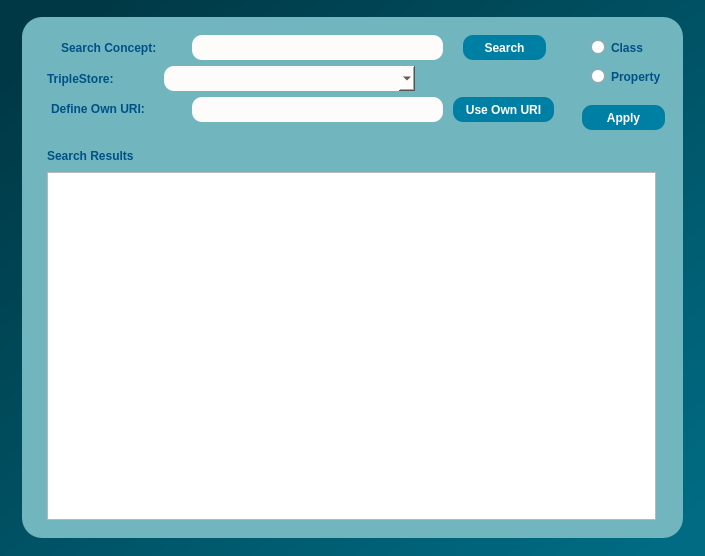
<?xml version="1.0" encoding="UTF-8"?>
<ui version="4.0">
 <class>SearchDialog</class>
 <widget class="QDialog" name="SearchDialog">
  <property name="geometry">
   <rect>
    <x>0</x>
    <y>0</y>
    <width>705</width>
    <height>556</height>
   </rect>
  </property>
  <property name="maximumSize">
   <size>
    <width>705</width>
    <height>556</height>
   </size>
  </property>
  <property name="windowTitle">
   <string>Dialog</string>
  </property>
  <property name="styleSheet">
   <string notr="true">QObject#SearchDialog{
background-color:qlineargradient(spread:pad, x1:0, y1:0, x2:1, y2:1, stop:0.0795455 rgba(0, 57, 70, 255), stop:0.5625 rgba(0, 85, 104, 255), stop:0.954545 rgba(0, 107, 131, 255));}</string>
  </property>
  <layout class="QGridLayout" name="gridLayout_4">
   <item row="0" column="0">
    <widget class="QFrame" name="frame">
     <property name="minimumSize">
      <size>
       <width>661</width>
       <height>521</height>
      </size>
     </property>
     <property name="maximumSize">
      <size>
       <width>661</width>
       <height>521</height>
      </size>
     </property>
     <property name="styleSheet">
      <string notr="true">QObject#frame{
	background-color:qlineargradient(spread:pad, x1:0, y1:0, x2:1, y2:1, stop:0.0113636 rgba(113, 181, 190, 255));
	
border-radius:20px;}
</string>
     </property>
     <property name="frameShape">
      <enum>QFrame::StyledPanel</enum>
     </property>
     <property name="frameShadow">
      <enum>QFrame::Raised</enum>
     </property>
     <layout class="QGridLayout" name="gridLayout_5">
      <item row="0" column="0" rowspan="2">
       <widget class="QWidget" name="widget_3" native="true">
        <property name="maximumSize">
         <size>
          <width>531</width>
          <height>111</height>
         </size>
        </property>
        <layout class="QGridLayout" name="gridLayout_3">
         <item row="0" column="0">
          <layout class="QHBoxLayout" name="horizontalLayout_3">
           <item>
            <widget class="QLabel" name="conceptSearchLabel">
             <property name="minimumSize">
              <size>
               <width>111</width>
               <height>17</height>
              </size>
             </property>
             <property name="maximumSize">
              <size>
               <width>111</width>
               <height>17</height>
              </size>
             </property>
             <property name="font">
              <font>
               <pointsize>9</pointsize>
               <weight>75</weight>
               <bold>true</bold>
              </font>
             </property>
             <property name="styleSheet">
              <string notr="true">color:rgb(0, 81, 135);</string>
             </property>
             <property name="text">
              <string>Search Concept:</string>
             </property>
            </widget>
           </item>
           <item>
            <widget class="QLineEdit" name="conceptSearchEdit">
             <property name="minimumSize">
              <size>
               <width>251</width>
               <height>25</height>
              </size>
             </property>
             <property name="maximumSize">
              <size>
               <width>251</width>
               <height>25</height>
              </size>
             </property>
             <property name="styleSheet">
              <string notr="true">background-color: rgb(253, 252, 250);

border-radius:10px;

border-color:rgb(45, 45, 45);</string>
             </property>
            </widget>
           </item>
           <item>
            <widget class="QPushButton" name="searchButton">
             <property name="minimumSize">
              <size>
               <width>83</width>
               <height>25</height>
              </size>
             </property>
             <property name="maximumSize">
              <size>
               <width>83</width>
               <height>25</height>
              </size>
             </property>
             <property name="font">
              <font>
               <pointsize>9</pointsize>
               <weight>75</weight>
               <bold>true</bold>
              </font>
             </property>
             <property name="cursor">
              <cursorShape>PointingHandCursor</cursorShape>
             </property>
             <property name="styleSheet">
              <string notr="true">background-color:rgb(0, 127, 165);
border-radius:10px;
color: rgb(255, 255, 255);</string>
             </property>
             <property name="text">
              <string>Search</string>
             </property>
            </widget>
           </item>
          </layout>
         </item>
         <item row="1" column="0">
          <layout class="QHBoxLayout" name="horizontalLayout">
           <item>
            <widget class="QLabel" name="tripleStoreLabel">
             <property name="minimumSize">
              <size>
               <width>111</width>
               <height>17</height>
              </size>
             </property>
             <property name="maximumSize">
              <size>
               <width>111</width>
               <height>17</height>
              </size>
             </property>
             <property name="font">
              <font>
               <pointsize>9</pointsize>
               <weight>75</weight>
               <bold>true</bold>
              </font>
             </property>
             <property name="styleSheet">
              <string notr="true">color:rgb(0, 81, 135);</string>
             </property>
             <property name="text">
              <string>TripleStore:</string>
             </property>
            </widget>
           </item>
           <item>
            <widget class="QComboBox" name="tripleStoreEdit">
             <property name="minimumSize">
              <size>
               <width>251</width>
               <height>25</height>
              </size>
             </property>
             <property name="maximumSize">
              <size>
               <width>251</width>
               <height>25</height>
              </size>
             </property>
             <property name="cursor">
              <cursorShape>PointingHandCursor</cursorShape>
             </property>
             <property name="styleSheet">
              <string notr="true">background-color: rgb(253, 252, 250);

border-radius:10px;

border-color:rgb(45, 45, 45);

selection-background-color: rgb(255, 255, 255);

selection-color:rgb(0, 81, 135);</string>
             </property>
            </widget>
           </item>
           <item>
            <spacer name="horizontalSpacer">
             <property name="orientation">
              <enum>Qt::Horizontal</enum>
             </property>
             <property name="sizeHint" stdset="0">
              <size>
               <width>40</width>
               <height>20</height>
              </size>
             </property>
            </spacer>
           </item>
          </layout>
         </item>
         <item row="2" column="0">
          <layout class="QHBoxLayout" name="horizontalLayout_2">
           <item>
            <widget class="QLabel" name="costumpropertyLabel">
             <property name="minimumSize">
              <size>
               <width>131</width>
               <height>20</height>
              </size>
             </property>
             <property name="maximumSize">
              <size>
               <width>131</width>
               <height>20</height>
              </size>
             </property>
             <property name="font">
              <font>
               <pointsize>9</pointsize>
               <weight>75</weight>
               <bold>true</bold>
              </font>
             </property>
             <property name="styleSheet">
              <string notr="true">color:rgb(0, 81, 135);</string>
             </property>
             <property name="text">
              <string>Define Own URI:</string>
             </property>
            </widget>
           </item>
           <item>
            <widget class="QLineEdit" name="costumproperty">
             <property name="minimumSize">
              <size>
               <width>251</width>
               <height>25</height>
              </size>
             </property>
             <property name="maximumSize">
              <size>
               <width>251</width>
               <height>25</height>
              </size>
             </property>
             <property name="styleSheet">
              <string notr="true">background-color: rgb(253, 252, 250);

border-radius:10px;

border-color:rgb(45, 45, 45);</string>
             </property>
            </widget>
           </item>
           <item>
            <widget class="QPushButton" name="costumpropertyButton">
             <property name="minimumSize">
              <size>
               <width>101</width>
               <height>25</height>
              </size>
             </property>
             <property name="maximumSize">
              <size>
               <width>101</width>
               <height>25</height>
              </size>
             </property>
             <property name="font">
              <font>
               <pointsize>9</pointsize>
               <weight>75</weight>
               <bold>true</bold>
              </font>
             </property>
             <property name="cursor">
              <cursorShape>PointingHandCursor</cursorShape>
             </property>
             <property name="styleSheet">
              <string notr="true">background-color:rgb(0, 127, 165);
border-radius:10px;
color: rgb(255, 255, 255);</string>
             </property>
             <property name="text">
              <string>Use Own URI</string>
             </property>
            </widget>
           </item>
          </layout>
         </item>
        </layout>
       </widget>
      </item>
      <item row="0" column="1">
       <widget class="QWidget" name="widget_2" native="true">
        <property name="minimumSize">
         <size>
          <width>81</width>
          <height>70</height>
         </size>
        </property>
        <property name="maximumSize">
         <size>
          <width>81</width>
          <height>70</height>
         </size>
        </property>
        <layout class="QGridLayout" name="gridLayout_2">
         <item row="0" column="0">
          <widget class="QRadioButton" name="findConcept">
           <property name="minimumSize">
            <size>
             <width>106</width>
             <height>23</height>
            </size>
           </property>
           <property name="maximumSize">
            <size>
             <width>106</width>
             <height>23</height>
            </size>
           </property>
           <property name="font">
            <font>
             <pointsize>9</pointsize>
             <weight>75</weight>
             <bold>true</bold>
            </font>
           </property>
           <property name="cursor">
            <cursorShape>PointingHandCursor</cursorShape>
           </property>
           <property name="styleSheet">
            <string notr="true">color:rgb(0, 81, 135);</string>
           </property>
           <property name="text">
            <string>Class</string>
           </property>
          </widget>
         </item>
         <item row="1" column="0">
          <widget class="QRadioButton" name="findProperty">
           <property name="minimumSize">
            <size>
             <width>106</width>
             <height>23</height>
            </size>
           </property>
           <property name="maximumSize">
            <size>
             <width>106</width>
             <height>23</height>
            </size>
           </property>
           <property name="font">
            <font>
             <pointsize>9</pointsize>
             <weight>75</weight>
             <bold>true</bold>
            </font>
           </property>
           <property name="cursor">
            <cursorShape>PointingHandCursor</cursorShape>
           </property>
           <property name="styleSheet">
            <string notr="true">color:rgb(0, 81, 135);</string>
           </property>
           <property name="text">
            <string>Property</string>
           </property>
          </widget>
         </item>
        </layout>
       </widget>
      </item>
      <item row="1" column="1">
       <widget class="QPushButton" name="applyButton">
        <property name="minimumSize">
         <size>
          <width>83</width>
          <height>25</height>
         </size>
        </property>
        <property name="font">
         <font>
          <pointsize>9</pointsize>
          <weight>75</weight>
          <bold>true</bold>
         </font>
        </property>
        <property name="cursor">
         <cursorShape>PointingHandCursor</cursorShape>
        </property>
        <property name="styleSheet">
         <string notr="true">background-color:rgb(0, 127, 165);
border-radius:10px;
color: rgb(255, 255, 255);</string>
        </property>
        <property name="text">
         <string>Apply</string>
        </property>
       </widget>
      </item>
      <item row="2" column="0" colspan="2">
       <widget class="QWidget" name="widget" native="true">
        <layout class="QGridLayout" name="gridLayout">
         <item row="0" column="0">
          <widget class="QLabel" name="searchResultLabel">
           <property name="minimumSize">
            <size>
             <width>121</width>
             <height>20</height>
            </size>
           </property>
           <property name="maximumSize">
            <size>
             <width>121</width>
             <height>20</height>
            </size>
           </property>
           <property name="font">
            <font>
             <pointsize>9</pointsize>
             <weight>75</weight>
             <bold>true</bold>
            </font>
           </property>
           <property name="styleSheet">
            <string notr="true">color:rgb(0, 81, 135);</string>
           </property>
           <property name="text">
            <string>Search Results</string>
           </property>
          </widget>
         </item>
         <item row="1" column="0">
          <widget class="QListWidget" name="searchResult">
           <property name="minimumSize">
            <size>
             <width>600</width>
             <height>300</height>
            </size>
           </property>
          </widget>
         </item>
        </layout>
       </widget>
      </item>
     </layout>
    </widget>
   </item>
  </layout>
 </widget>
 <resources/>
 <connections/>
</ui>
